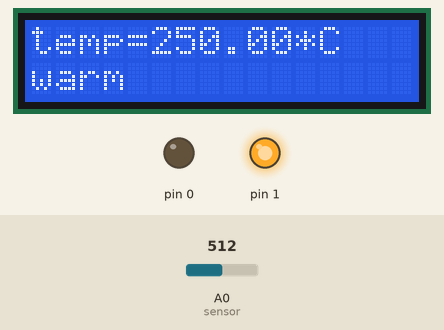
Simulated run of this sketch. Board: Arduino Uno, built with avr-gcc and run on an emulated ATmega328P. Shown: 16×2 character LCD, output pins drawn as LEDs (lit = HIGH). The inputs (shaded band) are chosen by the test bench; at power-on: A0 (sensor) = 512.

Above: at 1.2 s.
1.3 s: A0 (sensor) set to 61
At 2.8 s:
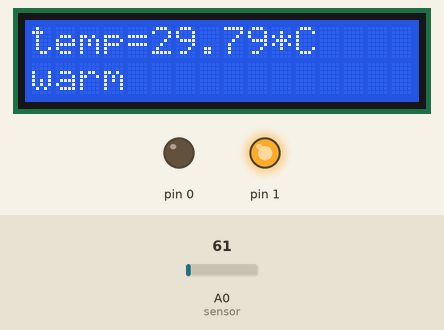
5.4 s: A0 (sensor) set to 53
At 6.8 s:
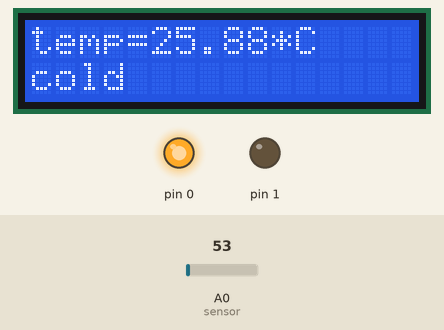
9.5 s: A0 (sensor) set to 18
At 10.7 s:
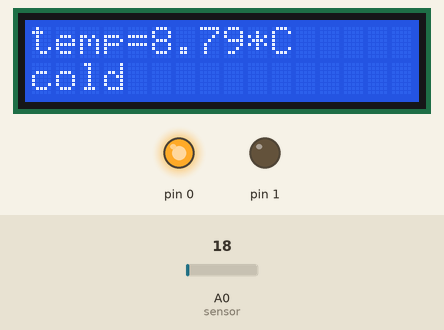
Timing chart, 0 to 12.5 s (numbered marks = the images above; inputs shaded):
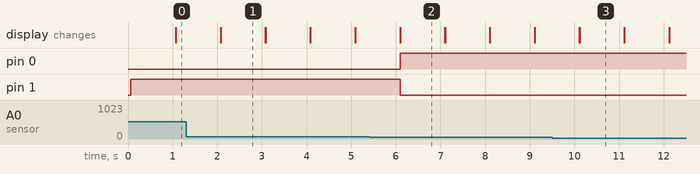

Measured:
- the behaviour switches between 58 and 57 on A0 (sensor) (found by bisection; images 1 and 2)
- after the input at 1.3 s, the display: first differs from a run without the input after 0.78 s (image 1)
- after the input at 5.4 s, pin 0: LOW → HIGH after 0.70 s; pin 1: HIGH → LOW after 0.70 s; the display: first differs from a run without the input after 0.70 s (image 2)
- after the input at 9.5 s, the display: first differs from a run without the input after 0.62 s (image 3)
- what the display in image 1 shows lasts 1.0 s, from 2.1 s to 3.1 s

The sketch:

sistani9.ino
```cpp
#include <LiquidCrystal.h>

// initialize the library by associating any needed LCD interface pin
// with the arduino pin number it is connected to
const int rs = 12, en = 11, d4 = 5, d5 = 4, d6 = 3, d7 = 2;
LiquidCrystal lcd(rs, en, d4, d5, d6, d7);

void setup() {
  pinMode(1, OUTPUT);
  pinMode(0, OUTPUT);
  lcd.begin(16, 2);
}

void loop() {
  float temp = analogRead(A0);//read analog volt from sensor and save to variable temp
  float temp1 = temp * 0.48828125;//convert the analog volt to its temperature equivalent
  lcd.setCursor(0, 0);//set the cursor to column 0,line 1
  lcd.print("temp=");//write "temp=" on the lcd
  lcd.print(temp1);// write the value of temp1 on the lcd
  lcd.print("*C");//write "*c" on the lcd
  if (temp1 > 28) {
    digitalWrite(1, HIGH);
    digitalWrite(0, LOW);
    lcd.setCursor(0, 1);
    lcd.print("warm");
  }
  else {
    digitalWrite(0, HIGH);
    digitalWrite(1, LOW);
    lcd.setCursor(0, 1);
    lcd.print("cold");
  }
  delay(1000);
  lcd.clear();
}
```
